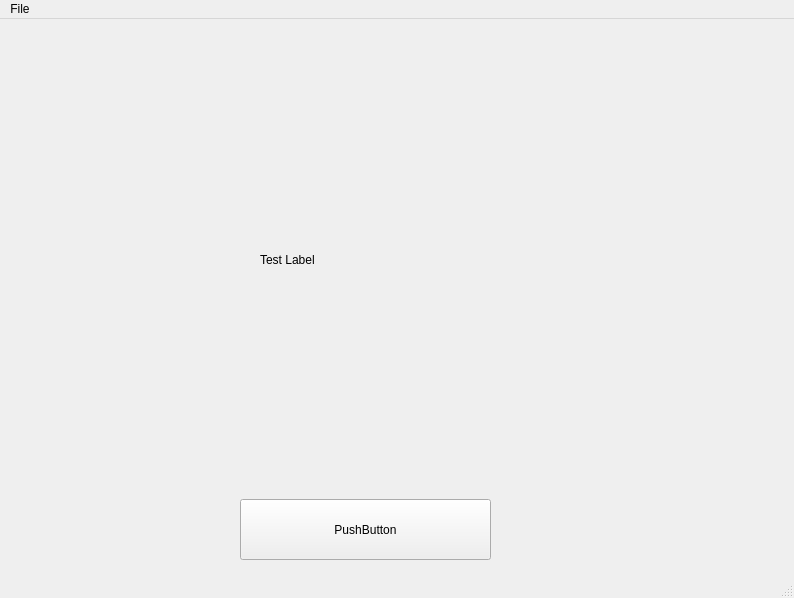
<?xml version="1.0" encoding="UTF-8"?>
<ui version="4.0">
 <class>MainWindow</class>
 <widget class="QMainWindow" name="MainWindow">
  <property name="geometry">
   <rect>
    <x>0</x>
    <y>0</y>
    <width>794</width>
    <height>598</height>
   </rect>
  </property>
  <property name="windowTitle">
   <string>MainWindow</string>
  </property>
  <widget class="QWidget" name="centralwidget">
   <widget class="QPushButton" name="pushButton">
    <property name="geometry">
     <rect>
      <x>240</x>
      <y>480</y>
      <width>251</width>
      <height>61</height>
     </rect>
    </property>
    <property name="text">
     <string>PushButton</string>
    </property>
   </widget>
   <widget class="QLabel" name="label1">
    <property name="geometry">
     <rect>
      <x>260</x>
      <y>210</y>
      <width>221</width>
      <height>61</height>
     </rect>
    </property>
    <property name="text">
     <string>Test Label</string>
    </property>
   </widget>
  </widget>
  <widget class="QMenuBar" name="menubar">
   <property name="geometry">
    <rect>
     <x>0</x>
     <y>0</y>
     <width>794</width>
     <height>32</height>
    </rect>
   </property>
   <widget class="QMenu" name="menuFile">
    <property name="title">
     <string>File</string>
    </property>
   </widget>
   <addaction name="menuFile"/>
  </widget>
  <widget class="QStatusBar" name="statusbar"/>
 </widget>
 <resources/>
 <connections/>
</ui>
